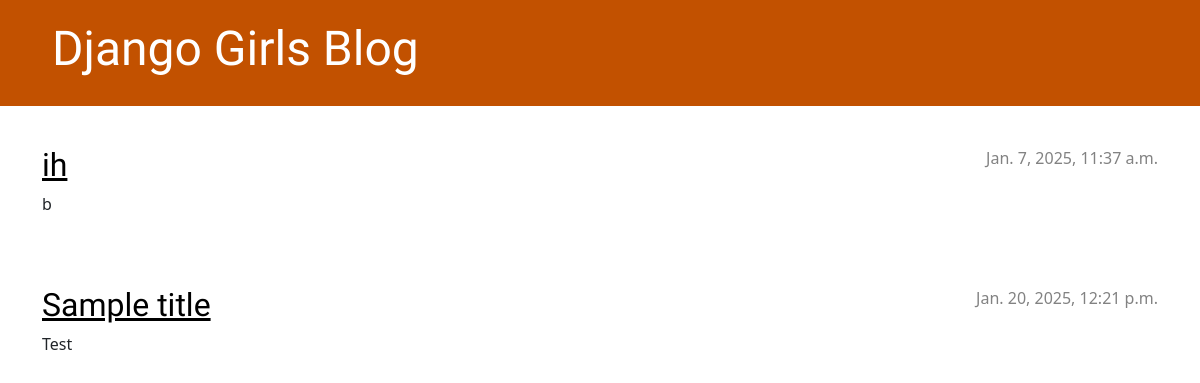
Before: / with the older database file.
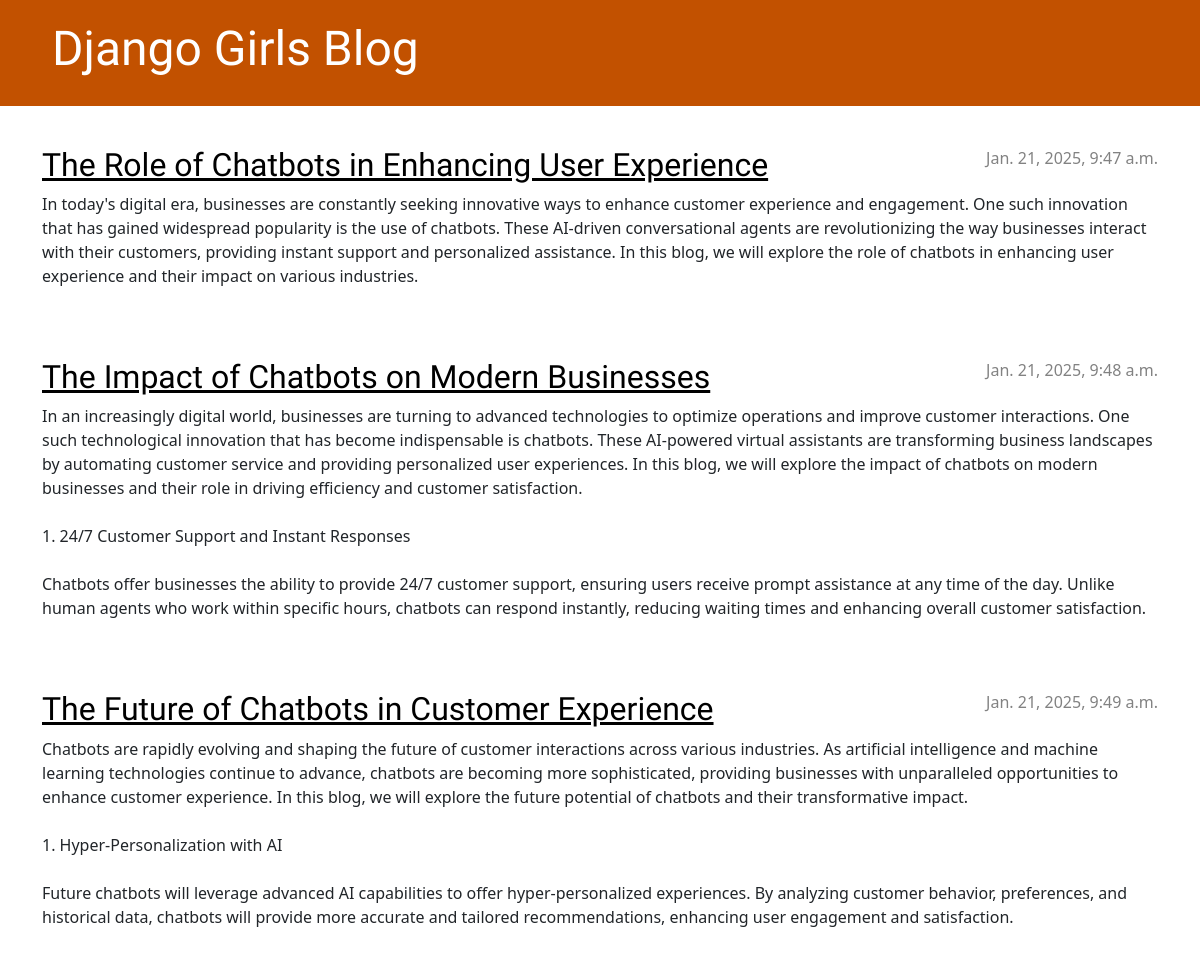
After: the same page with the newer database file.
### blog/models.py (models this page shows, shortened)
class Post(models.Model):
    author = models.ForeignKey(settings.AUTH_USER_MODEL, on_delete=models.CASCADE)
    title = models.CharField(max_length=200)
    text = models.TextField()
    created_date = models.DateTimeField(default=timezone.now)
    published_date = models.DateTimeField(blank=True, null=True)

### blog/views.py (the view)
# urls.py: path('', views.post_list, name='post_list'),
def post_list(request):
    posts = Post.objects.filter(published_date__lte=timezone.now()).order_by('published_date')
    return render(request, 'blog/post_list.html', {'posts': posts})

### blog/templates/blog/post_list.html (shortened to what this page needs)
{% load static %}
<!DOCTYPE html>
<html>
    <head>
        <link rel="stylesheet" href="https://cdn.jsdelivr.net/npm/bootstrap@5.3.3/dist/css/bootstrap.min.css">
        <link rel="stylesheet" href="{% static 'css/blog.css' %}">
    </head>
    <body>
        <header class="page-header">
            <div class="container">
                <h1><a href="/">Django Girls Blog</a></h1>
            </div>
        </header>
        <main class="container">
            <div class="row">
                <div class="col">
                    {% for post in posts %}
                        <article class="post">
                            <time class="date">
                                {{ post.published_date }}
                            </time>
                            <h2><a href="">{{ post.title }}</a></h2>
                            <p>{{ post.text|linebreaksbr }}</p>
                        </article>
                    {% endfor %}
                </div>
            </div>
        </main>
    </body>
</html>

### blog/static/css/blog.css (style rules this page uses)
h1 a, h2 a { color: #C25100; font-family: 'Lobster'; }
.page-header { background-color: #C25100; margin-top: 0; margin-bottom: 40px; padding: 20px 20px 20px 40px; }
.page-header h1, .page-header h1 a, .page-header h1 a:visited, .page-header h1 a:active { color: #ffffff; font-size: 36pt; text-decoration: none; }
h1, h2, h3, h4 { font-family: 'Lobster', cursive; }
.date { color: #828282; }
.post { margin-bottom: 70px; }
.post h2 a, .post h2 a:visited { color: #000000; }
.post > .date, .post > .actions { float: right; }

Changed rows visible on the page:
removed Post: published_date "Jan. 7, 2025, 11:37 a.m.", title "ih", text "b"
removed Post: published_date "Jan. 20, 2025, 12:21 p.m.", title "Sample title", text "Test"
added Post: published_date "Jan. 21, 2025, 9:47 a.m.", title "The Role of Chatbots in Enhancing User Experience", text "In today's digital era, businesses are constantly seeking innovative ways to enhance customer experience and engagement. One such innovation that has gained widespread popularity is the use of chatbots. These AI-driven conversational agents are revolutionizing the way businesses interact with their customers, providing instant support and personalized assistance. In this blog, we will explore the role of chatbots in enhancing user experience and their impact on various industries."
added Post: published_date "Jan. 21, 2025, 9:48 a.m.", title "The Impact of Chatbots on Modern Businesses", text "In an increasingly digital world, businesses are turning to advanced technologies to optimize operations and improve customer interactions. One such technological innovation that has become indispensable is chatbots. These AI-powered virtual assistants are transforming business landscapes by automating customer service and providing personalized user experiences. In this blog, we will explore the impact of chatbots on modern businesses and their role in driving efficiency and customer satisfaction. 1. 24/7 Customer Support and Instant Responses Chatbots offer businesses the ability to provide 24/7 customer support, ensuring users receive prompt assistance at any time of the day. Unlike…"
added Post: published_date "Jan. 21, 2025, 9:49 a.m.", title "The Future of Chatbots in Customer Experience", text "Chatbots are rapidly evolving and shaping the future of customer interactions across various industries. As artificial intelligence and machine learning technologies continue to advance, chatbots are becoming more sophisticated, providing businesses with unparalleled opportunities to enhance customer experience. In this blog, we will explore the future potential of chatbots and their transformative impact. 1. Hyper-Personalization with AI Future chatbots will leverage advanced AI capabilities to offer hyper-personalized experiences. By analyzing customer behavior, preferences, and historical data, chatbots will provide more accurate and tailored recommendations, enhancing user engagement…"
